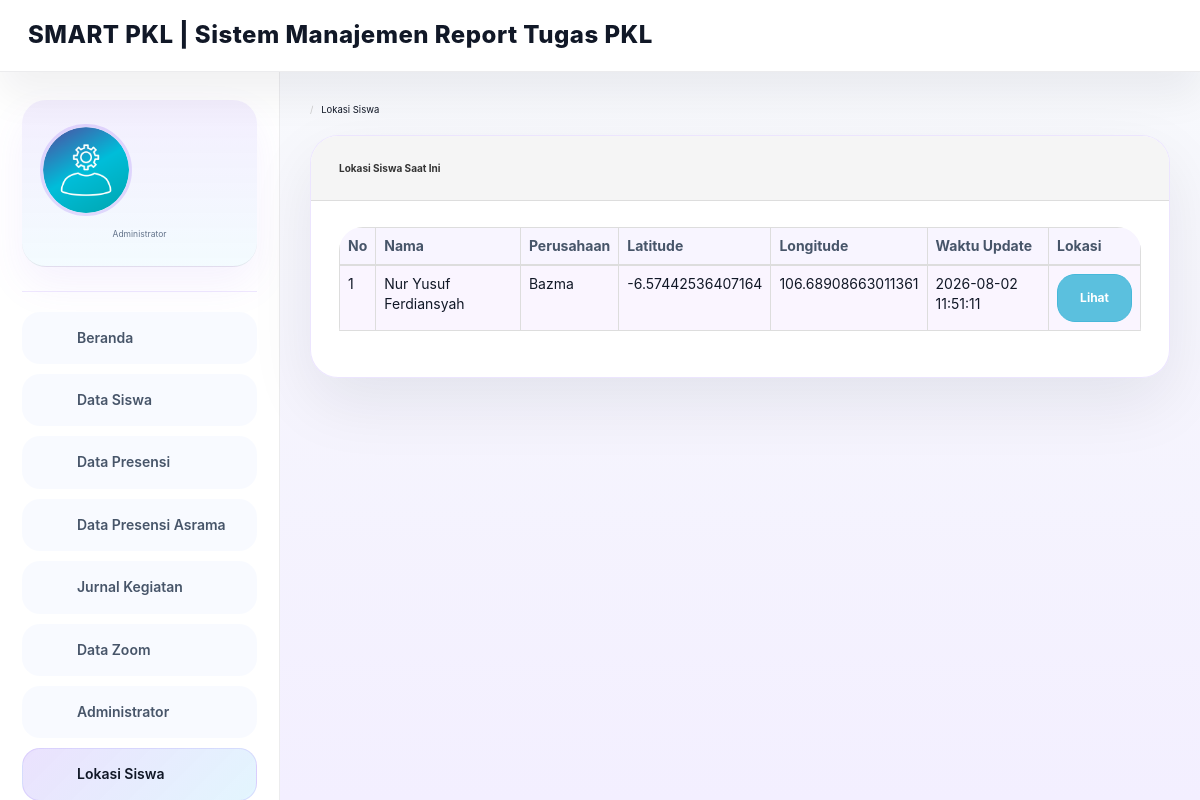
The app's page /?page=lokasi_siswa (signed in) with its own data.
### tables this page shows
CREATE TABLE `tbl_lokasi_siswa` (
  `id_lokasi` int NOT NULL,
  `id_siswa` int NOT NULL,
  `latitude` varchar(50) DEFAULT NULL,
  `longitude` varchar(50) DEFAULT NULL,
  `updated_at` datetime DEFAULT CURRENT_TIMESTAMP ON UPDATE CURRENT_TIMESTAMP
);

CREATE TABLE `tbl_siswa` (
  `id_siswa` int NOT NULL,
  `kode_siswa` varchar(4) DEFAULT NULL,
  `nama` varchar(255) DEFAULT NULL,
  `perusahaan` varchar(255) DEFAULT NULL,
  `jurusan` varchar(255) DEFAULT NULL,
  `nis` varchar(255) DEFAULT NULL,
  `mulai_pkl` date DEFAULT NULL,
  `akhir_pkl` date DEFAULT NULL,
  `jam_masuk` time DEFAULT '08:00:00',
  `alamat` varchar(255) DEFAULT NULL,
  `no_telp` varchar(255) DEFAULT NULL,
  `foto` varchar(255) DEFAULT NULL
);

### apps/admin/lokasi_siswa.php (the view, shortened to what this page needs)
<div class="row">
    <ol class="breadcrumb">
        <li><a href="index.php?page=beranda"><em class="fa fa-home"></em></a></li>
        <li class="active">Lokasi Siswa</li>
    </ol>
</div>
<div class="row">
    <div class="col-md-12">
        <div class="panel panel-default">
            <div class="panel-heading">
                Lokasi Siswa Saat Ini
                <span class="pull-right clickable panel-toggle panel-button-tab-left"><em class="fa fa-toggle-up"></em></span>
            </div>
            <div class="panel-body">
                <div class="table-responsive">
                    <table class="table table-bordered table-striped">
                        <thead>
                            <tr>
                                <th>No</th>
                                <th>Nama</th>
                                <th>Perusahaan</th>
                                <th>Latitude</th>
                                <th>Longitude</th>
                                <th>Waktu Update</th>
                                <th>Lokasi</th>
                            </tr>
                        </thead>
                        <tbody>
                            <?php
                            include 'config/database.php';
                            $sql = "SELECT s.nama, s.perusahaan, l.latitude, l.longitude, l.updated_at
                                    FROM tbl_siswa s
                                    LEFT JOIN tbl_lokasi_siswa l ON s.id_siswa = l.id_siswa
                                    ORDER BY l.updated_at DESC, s.nama ASC";
                            $result = mysqli_query($kon, $sql);
                            $no = 1;
                            if ($result && mysqli_num_rows($result) > 0) {
                                while ($row = mysqli_fetch_assoc($result)) {
                                    $latitude = $row['latitude'] ?: '-';
                                    $longitude = $row['longitude'] ?: '-';
                                    $updated_at = $row['updated_at'] ?: '-';
                                    $map_link = ($row['latitude'] && $row['longitude']) ?
                                        "https://www.google.com/maps?q={$row['latitude']},{$row['longitude']}" : '#';
                            ?>
                                    <tr>
                                        <td><?php echo $no++; ?></td>
                                        <td><?php echo htmlspecialchars($row['nama']); ?></td>
                                        <td><?php echo htmlspecialchars($row['perusahaan']); ?></td>
                                        <td><?php echo htmlspecialchars($latitude); ?></td>
                                        <td><?php echo htmlspecialchars($longitude); ?></td>
                                        <td><?php echo htmlspecialchars($updated_at); ?></td>
                                        <td>
                                            <?php if ($row['latitude'] && $row['longitude']): ?>
                                                <a href="<?php echo $map_link; ?>" target="_blank" class="btn btn-xs btn-info">Lihat</a>
                                            <?php else: ?>
                                                <span class="text-muted">Belum tersedia</span>
                                            <?php endif; ?>
                                        </td>
                                    </tr>
                                <?php }
                            } else { ?>
                                <tr>
                                    <td colspan="7" class="text-center">Data lokasi siswa belum tersedia.</td>
                                </tr>
                            <?php } ?>
                        </tbody>
                    </table>
                </div>
            </div>
        </div>
    </div>
</div>

### template/css/styles.css (style rules this page uses)
:root { --bg: #f8f5ff; --surface: #ffffff; --surface-soft: #f3efff; --text: #2f3345; --text-muted: #6e7280; --border: #e9e5fb; --primary: #8b5cf6; --primary-soft: #ede9fe; --secondary: #f5a9c7; --accent: #38bdf8; --success: #4ade80; --warning: #fbbf24; --danger: #fb7185; --shadow: 0 28px 70px rgba(55, 65, 81, 0.08); }
* { box-sizing: border-box; }
html { scroll-behavior: smooth; }
body { margin: 0; min-height: 100vh; background: radial-gradient(circle at top left, rgba(139, 92, 246, 0.12), transparent 28%), radial-gradient(circle at bottom right, rgba(56, 189, 248, 0.08), transparent 32%), linear-gradient(180deg, #faf5ff 0%, #f8f5ff 100%); color: var(--text); font-family: Inter, 'Segoe UI', system-ui, -apple-system, BlinkMacSystemFont, sans-serif; line-height: 1.6; }
a { color: var(--accent); text-decoration: none; }
.panel, .card, .panel.panel-default { background: rgba(255, 255, 255, 0.98); border: 1px solid rgba(139, 92, 246, 0.16); border-radius: 28px; box-shadow: 0 25px 65px rgba(15, 23, 42, 0.08); overflow: hidden; margin-bottom: 26px; }
.panel-heading, .card-header { padding: 24px 28px; border-bottom: 1px solid rgba(226, 232, 240, 0.95); background: #ffffff; color: #1f2937; font-weight: 700; font-size: 1rem; }
.panel-body, .card-body { padding: 26px 28px; }
.panel-heading .fa, .card-header .fa { margin-right: 10px; color: #8b5cf6; }
.panel, .card { transition: transform 0.2s ease, box-shadow 0.2s ease; }
.table { background: transparent; }
.table thead th { border-bottom: 2px solid rgba(226, 232, 240, 0.95); font-weight: 700; color: #475569; background: #f8f5ff; }
.table tbody tr { border-bottom: 1px solid rgba(226, 232, 240, 0.75); }
.table td, .table th { vertical-align: middle; padding: 18px 16px; }
.table tbody tr:last-child { border-bottom: none; }
.table-striped tbody tr:nth-of-type(odd) { background-color: #faf5ff; }
.table-responsive { border-radius: 24px; overflow-x: auto; overflow-y: hidden; -webkit-overflow-scrolling: touch; width: 100%; }
.btn { border-radius: 18px; font-weight: 700; padding: 14px 22px; transition: all 0.2s ease; }
.breadcrumb { background: transparent; padding: 0; margin-bottom: 18px; font-size: 0.95rem; }
.breadcrumb li a { color: #475569; }
.breadcrumb li.active { color: #111827; }

### index.php (style rules this page uses)
:root { --bg: #f8fbff; --surface: #ffffff; --surface-soft: #f5f3ff; --text: #111827; --muted: #64748b; --border: #e7e5ff; --primary: #8b5cf6; --accent: #38bdf8; --success: #4ade80; --warning: #fbcfe8; --danger: #fb7185; --shadow: 0 30px 80px rgba(15, 23, 42, .08); }
* { box-sizing: border-box; }
html, body { height: 100%; margin: 0; font-family: Inter, "Segoe UI", system-ui, -apple-system, BlinkMacSystemFont, sans-serif; background: linear-gradient(180deg, #f8fafc 0%, #f3efff 100%); color: var(--text); }
.btn, .button { border-radius: 18px; font-weight: 700; padding: 14px 22px; transition: all .2s ease; }
.table { background: transparent; }
.table thead th { border-bottom: 2px solid rgba(226, 232, 240, .95); font-weight: 700; color: #475569; background: #f8f5ff; }
.table tbody tr { border-bottom: 1px solid rgba(226, 232, 240, .75); }
.table td, .table th { vertical-align: middle; padding: 18px 16px; }
.table tbody tr:last-child { border-bottom: none; }
.table-striped tbody tr:nth-of-type(odd) { background-color: #faf5ff; }
.table-responsive { border-radius: 24px; overflow-x: auto; overflow-y: hidden; -webkit-overflow-scrolling: touch; width: 100%; }

### records on screen
tbl_lokasi_siswa: id_siswa.nama "Nur Yusuf Ferdiansyah", id_siswa.perusahaan "Bazma", latitude "-6.57442536407164", longitude "106.68908663011361", updated_at "2026-08-02 11:51:11"
